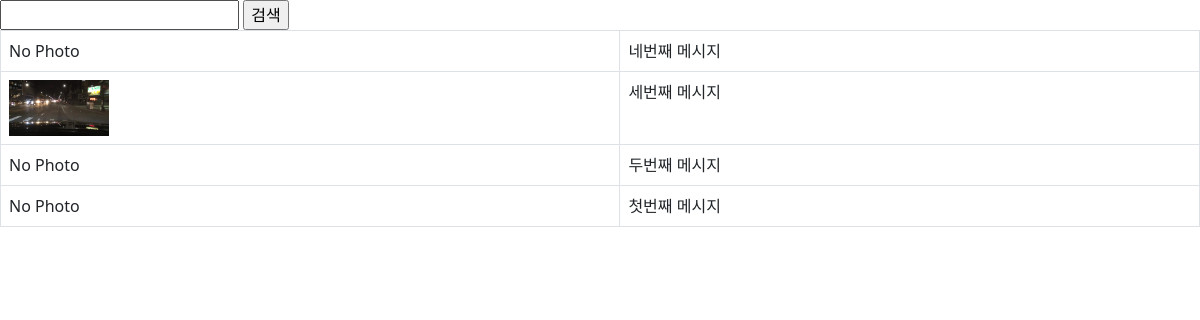
Page /instargram/ on the committed database.
### instargram/models.py (models this page shows, shortened)
class Post(models.Model):
    author = models.ForeignKey(settings.AUTH_USER_MODEL, on_delete=models.CASCADE)
    message = models.TextField()  # 내용.
    photo = models.ImageField(blank=True, upload_to='instargram/post/%Y/%m/%d')
    tag_set = models.ManyToManyField('Tag', blank=True)
    is_public = models.BooleanField(default=False, verbose_name='공개여부')
    created_at = models.DateTimeField(auto_now_add=True)  # 데이터를 추가한 시간
    updated_at = models.DateTimeField(auto_now=True)  # 현재 시간
    class Meta:
        ordering = ['-id']

### instargram/views.py (the view)
# urls.py: path('', views.post_list, name='post_list'),
def post_list(request):
    qs = Post.objects.all()
    q = request.GET.get('q', '')
    if q:
        qs = qs.filter(message__icontains=q)
    return render(request, 'instargram/post_list.html', {
        'post_list': qs,
        'q': q,
    })

### instargram/templates/instargram/post_list.html (shortened to what this page needs)
<!doctype html>
<html lang="ko">
<head>
    <link href="https://cdn.jsdelivr.net/npm/bootstrap@5.2.1/dist/css/bootstrap.min.css" rel="stylesheet">
</head>
<body>
    <form action="" method="get">
        <input type="text" name="q" value="{{ q }}"/>
        <input type="submit" value="검색"/>
    </form>
    <table class="table table-bordered table-hover">
        <tbody>
        {% for post in post_list %}
            <tr>
                <td>
                    {% if post.photo %}
                        <img src="{{ post.photo.url }}" style="width: 100px;"/>
                    {% else %}
                        No Photo
                    {% endif %}
                </td>
                <td>
                    {{ post.message }}
                </td>
            </tr>
        {% endfor %}
        </tbody>
    </table>
</body>
</html>

### rows in the picture
Post: photo "No Photo", message "네번째 메시지"
Post: photo (picture), message "세번째 메시지"
Post: photo "No Photo", message "두번째 메시지"
Post: photo "No Photo", message "첫번째 메시지"
